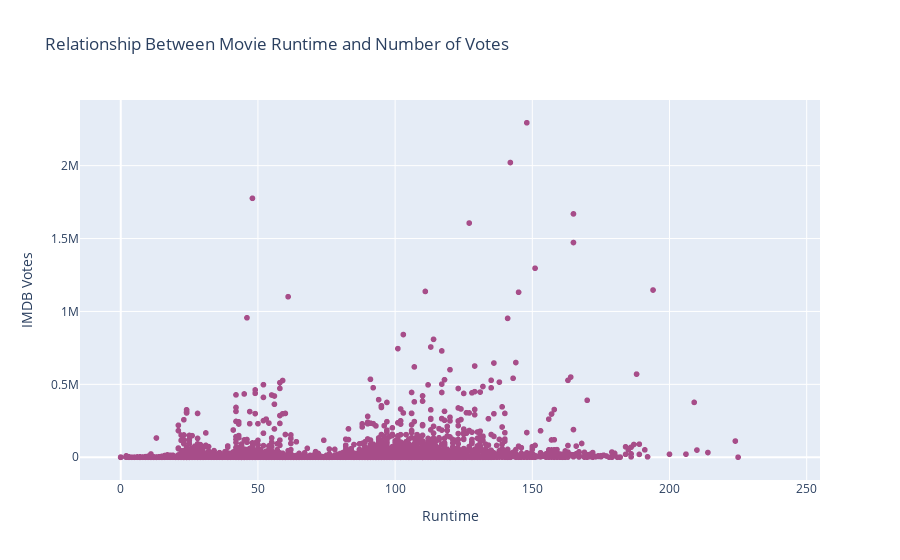

This figure's notebook cell:
### Markdown cell above
<b>Relationship Between Movie Runtime and Number of Votes</b>

<p>Objective: See if longer or shorter movies receive more audience ratings.</p>

### Code cell
# Gerate the scatter chart
df_votes = df_titles.drop_duplicates(subset=['title'], keep='first')

fig = px.scatter(df_sorted, x='runtime', y='imdb_votes', title='Relationship Between Movie Runtime and Number of Votes')
fig.update_layout(yaxis_title= 'IMDB Votes', xaxis_title='Runtime')
fig.update_traces(marker_color = "#A74D89")
fig.show()

### Figure 1 — Plotly figure (JSON) as saved in the notebook; plotly's stock layout.template omitted (floating-point values rounded to 4 significant figures; data arrays with more than 128 entries replaced by an {"elided": "..."} marker saying what was removed)
{"data": [{"hovertemplate": "runtime=%{x}<br>imdb_votes=%{y}<extra></extra>", "legendgroup": "", "marker": {"color": "#A74D89", "symbol": "circle"}, "mode": "markers", "name": "", "showlegend": false, "type": "scattergl", "x": {"elided": "5799 int values"}, "xaxis": "x", "y": {"elided": "5799 float values"}, "yaxis": "y"}], "layout": {"legend": {"tracegroupgap": 0}, "title": {"text": "Relationship Between Movie Runtime and Number of Votes"}, "xaxis": {"anchor": "y", "domain": [0, 1], "title": {"text": "Runtime"}}, "yaxis": {"anchor": "x", "domain": [0, 1], "title": {"text": "IMDB Votes"}}}}
